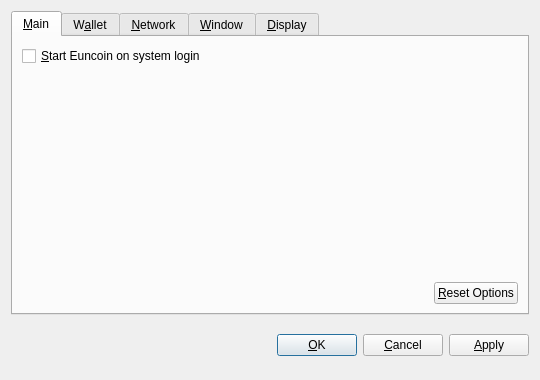
<?xml version="1.0" encoding="UTF-8"?>
<ui version="4.0">
 <class>OptionsDialog</class>
 <widget class="QDialog" name="OptionsDialog">
  <property name="geometry">
   <rect>
    <x>0</x>
    <y>0</y>
    <width>540</width>
    <height>380</height>
   </rect>
  </property>
  <property name="windowTitle">
   <string>Options</string>
  </property>
  <property name="modal">
   <bool>true</bool>
  </property>
  <layout class="QVBoxLayout" name="verticalLayout">
   <item>
    <widget class="QTabWidget" name="tabWidget">
     <property name="tabPosition">
      <enum>QTabWidget::North</enum>
     </property>
     <property name="currentIndex">
      <number>0</number>
     </property>
     <widget class="QWidget" name="tabMain">
      <attribute name="title">
       <string>&amp;Main</string>
      </attribute>
      <layout class="QVBoxLayout" name="verticalLayout_Main">
       <item>
        <widget class="QCheckBox" name="bitcoinAtStartup">
         <property name="toolTip">
          <string>Automatically start Euncoin after logging in to the system.</string>
         </property>
         <property name="text">
          <string>&amp;Start Euncoin on system login</string>
         </property>
        </widget>
       </item>
       <item>
        <spacer name="verticalSpacer_Main">
         <property name="orientation">
          <enum>Qt::Vertical</enum>
         </property>
         <property name="sizeHint" stdset="0">
          <size>
           <width>20</width>
           <height>40</height>
          </size>
         </property>
        </spacer>
       </item>
       <item>
        <layout class="QHBoxLayout" name="horizontalLayout_2_Main">
         <item>
          <spacer name="horizontalSpacer_2_Main">
           <property name="orientation">
            <enum>Qt::Horizontal</enum>
           </property>
           <property name="sizeHint" stdset="0">
            <size>
             <width>40</width>
             <height>20</height>
            </size>
           </property>
          </spacer>
         </item>
         <item>
          <widget class="QPushButton" name="resetButton">
           <property name="toolTip">
            <string>Reset all client options to default.</string>
           </property>
           <property name="text">
            <string>&amp;Reset Options</string>
           </property>
           <property name="autoDefault">
            <bool>false</bool>
           </property>
          </widget>
         </item>
        </layout>
       </item>
      </layout>
     </widget>
     <widget class="QWidget" name="tabWallet">
      <attribute name="title">
       <string>W&amp;allet</string>
      </attribute>
      <layout class="QVBoxLayout" name="verticalLayout_Network">
       <item>
        <widget class="QLabel" name="transactionFeeInfoLabel">
         <property name="text">
          <string>Optional transaction fee per kB that helps make sure your transactions are processed quickly. Most transactions are 1 kB.</string>
         </property>
         <property name="textFormat">
          <enum>Qt::PlainText</enum>
         </property>
         <property name="wordWrap">
          <bool>true</bool>
         </property>
        </widget>
       </item>
       <item>
        <layout class="QHBoxLayout" name="horizontalLayout_1_Main">
         <item>
          <widget class="QLabel" name="transactionFeeLabel">
           <property name="text">
            <string>Pay transaction &amp;fee</string>
           </property>
           <property name="textFormat">
            <enum>Qt::PlainText</enum>
           </property>
           <property name="buddy">
            <cstring>transactionFee</cstring>
           </property>
          </widget>
         </item>
         <item>
          <widget class="BitcoinAmountField" name="transactionFee"/>
         </item>
         <item>
          <spacer name="horizontalSpacer_1_Main">
           <property name="orientation">
            <enum>Qt::Horizontal</enum>
           </property>
           <property name="sizeHint" stdset="0">
            <size>
             <width>40</width>
             <height>20</height>
            </size>
           </property>
          </spacer>
         </item>
        </layout>
       </item>
       <item>
        <widget class="QLabel" name="label">
         <property name="text">
          <string>If you disable the spending of unconfirmed change, the change from a transaction cannot be used until that transaction has at least one confirmation. This also affects how your balance is computed.</string>
         </property>
         <property name="wordWrap">
          <bool>true</bool>
         </property>
        </widget>
       </item>
       <item>
        <widget class="QCheckBox" name="spendZeroConfChange">
         <property name="text">
          <string>Spend unconfirmed change  (experts only)</string>
         </property>
        </widget>
       </item>
       <item>
        <spacer name="verticalSpacer">
         <property name="orientation">
          <enum>Qt::Vertical</enum>
         </property>
         <property name="sizeHint" stdset="0">
          <size>
           <width>20</width>
           <height>40</height>
          </size>
         </property>
        </spacer>
       </item>
      </layout>
     </widget>
     <widget class="QWidget" name="tabNetwork">
      <attribute name="title">
       <string>&amp;Network</string>
      </attribute>
      <layout class="QVBoxLayout" name="verticalLayout_Network">
       <item>
        <widget class="QCheckBox" name="mapPortUpnp">
         <property name="toolTip">
          <string>Automatically open the Euncoin client port on the router. This only works when your router supports UPnP and it is enabled.</string>
         </property>
         <property name="text">
          <string>Map port using &amp;UPnP</string>
         </property>
        </widget>
       </item>
       <item>
        <widget class="QCheckBox" name="connectSocks">
         <property name="toolTip">
          <string>Connect to the Euncoin network through a SOCKS proxy (e.g. when connecting through Tor).</string>
         </property>
         <property name="text">
          <string>&amp;Connect through SOCKS proxy:</string>
         </property>
        </widget>
       </item>
       <item>
        <layout class="QHBoxLayout" name="horizontalLayout_Network">
         <item>
          <widget class="QLabel" name="proxyIpLabel">
           <property name="text">
            <string>Proxy &amp;IP:</string>
           </property>
           <property name="textFormat">
            <enum>Qt::PlainText</enum>
           </property>
           <property name="buddy">
            <cstring>proxyIp</cstring>
           </property>
          </widget>
         </item>
         <item>
          <widget class="QValidatedLineEdit" name="proxyIp">
           <property name="maximumSize">
            <size>
             <width>140</width>
             <height>16777215</height>
            </size>
           </property>
           <property name="toolTip">
            <string>IP address of the proxy (e.g. 127.0.0.1)</string>
           </property>
          </widget>
         </item>
         <item>
          <widget class="QLabel" name="proxyPortLabel">
           <property name="text">
            <string>&amp;Port:</string>
           </property>
           <property name="textFormat">
            <enum>Qt::PlainText</enum>
           </property>
           <property name="buddy">
            <cstring>proxyPort</cstring>
           </property>
          </widget>
         </item>
         <item>
          <widget class="QLineEdit" name="proxyPort">
           <property name="maximumSize">
            <size>
             <width>55</width>
             <height>16777215</height>
            </size>
           </property>
           <property name="toolTip">
            <string>Port of the proxy (e.g. 9050)</string>
           </property>
          </widget>
         </item>
         <item>
          <widget class="QLabel" name="socksVersionLabel">
           <property name="text">
            <string>SOCKS &amp;Version:</string>
           </property>
           <property name="textFormat">
            <enum>Qt::PlainText</enum>
           </property>
           <property name="buddy">
            <cstring>socksVersion</cstring>
           </property>
          </widget>
         </item>
         <item>
          <widget class="QValueComboBox" name="socksVersion">
           <property name="toolTip">
            <string>SOCKS version of the proxy (e.g. 5)</string>
           </property>
          </widget>
         </item>
         <item>
          <spacer name="horizontalSpacer_Network">
           <property name="orientation">
            <enum>Qt::Horizontal</enum>
           </property>
           <property name="sizeHint" stdset="0">
            <size>
             <width>40</width>
             <height>20</height>
            </size>
           </property>
          </spacer>
         </item>
        </layout>
       </item>
       <item>
        <spacer name="verticalSpacer_Network">
         <property name="orientation">
          <enum>Qt::Vertical</enum>
         </property>
         <property name="sizeHint" stdset="0">
          <size>
           <width>20</width>
           <height>40</height>
          </size>
         </property>
        </spacer>
       </item>
      </layout>
     </widget>
     <widget class="QWidget" name="tabWindow">
      <attribute name="title">
       <string>&amp;Window</string>
      </attribute>
      <layout class="QVBoxLayout" name="verticalLayout_Window">
       <item>
        <widget class="QCheckBox" name="minimizeToTray">
         <property name="toolTip">
          <string>Show only a tray icon after minimizing the window.</string>
         </property>
         <property name="text">
          <string>&amp;Minimize to the tray instead of the taskbar</string>
         </property>
        </widget>
       </item>
       <item>
        <widget class="QCheckBox" name="minimizeOnClose">
         <property name="toolTip">
          <string>Minimize instead of exit the application when the window is closed. When this option is enabled, the application will be closed only after selecting Quit in the menu.</string>
         </property>
         <property name="text">
          <string>M&amp;inimize on close</string>
         </property>
        </widget>
       </item>
       <item>
        <spacer name="verticalSpacer_Window">
         <property name="orientation">
          <enum>Qt::Vertical</enum>
         </property>
         <property name="sizeHint" stdset="0">
          <size>
           <width>20</width>
           <height>40</height>
          </size>
         </property>
        </spacer>
       </item>
      </layout>
     </widget>
     <widget class="QWidget" name="tabDisplay">
      <attribute name="title">
       <string>&amp;Display</string>
      </attribute>
      <layout class="QVBoxLayout" name="verticalLayout_Display">
       <item>
        <layout class="QHBoxLayout" name="horizontalLayout_1_Display">
         <item>
          <widget class="QLabel" name="langLabel">
           <property name="text">
            <string>User Interface &amp;language:</string>
           </property>
           <property name="textFormat">
            <enum>Qt::PlainText</enum>
           </property>
           <property name="buddy">
            <cstring>lang</cstring>
           </property>
          </widget>
         </item>
         <item>
          <widget class="QValueComboBox" name="lang">
           <property name="toolTip">
            <string>The user interface language can be set here. This setting will take effect after restarting Euncoin.</string>
           </property>
          </widget>
         </item>
        </layout>
       </item>
       <item>
        <layout class="QHBoxLayout" name="horizontalLayout_2_Display">
         <item>
          <widget class="QLabel" name="unitLabel">
           <property name="text">
            <string>&amp;Unit to show amounts in:</string>
           </property>
           <property name="textFormat">
            <enum>Qt::PlainText</enum>
           </property>
           <property name="buddy">
            <cstring>unit</cstring>
           </property>
          </widget>
         </item>
         <item>
          <widget class="QValueComboBox" name="unit">
           <property name="toolTip">
            <string>Choose the default subdivision unit to show in the interface and when sending coins.</string>
           </property>
          </widget>
         </item>
        </layout>
       </item>
       <item>
        <widget class="QCheckBox" name="displayAddresses">
         <property name="toolTip">
          <string>Whether to show Euncoin addresses in the transaction list or not.</string>
         </property>
         <property name="text">
          <string>&amp;Display addresses in transaction list</string>
         </property>
        </widget>
       </item>
       <item>
        <widget class="QCheckBox" name="coinControlFeatures">
         <property name="toolTip">
          <string>Whether to show coin control features or not.</string>
         </property>
         <property name="text">
          <string>Display coin &amp;control features (experts only!)</string>
         </property>
        </widget>
       </item>
       <item>
        <spacer name="verticalSpacer_Display">
         <property name="orientation">
          <enum>Qt::Vertical</enum>
         </property>
         <property name="sizeHint" stdset="0">
          <size>
           <width>20</width>
           <height>40</height>
          </size>
         </property>
        </spacer>
       </item>
      </layout>
     </widget>
    </widget>
   </item>
   <item>
    <layout class="QHBoxLayout" name="horizontalLayout_Buttons">
     <item>
      <spacer name="horizontalSpacer_1">
       <property name="orientation">
        <enum>Qt::Horizontal</enum>
       </property>
       <property name="sizeHint" stdset="0">
        <size>
         <width>40</width>
         <height>48</height>
        </size>
       </property>
      </spacer>
     </item>
     <item>
      <widget class="QLabel" name="statusLabel">
       <property name="font">
        <font>
         <weight>75</weight>
         <bold>true</bold>
        </font>
       </property>
       <property name="text">
        <string/>
       </property>
       <property name="textFormat">
        <enum>Qt::PlainText</enum>
       </property>
       <property name="wordWrap">
        <bool>true</bool>
       </property>
      </widget>
     </item>
     <item>
      <spacer name="horizontalSpacer_2">
       <property name="orientation">
        <enum>Qt::Horizontal</enum>
       </property>
       <property name="sizeHint" stdset="0">
        <size>
         <width>40</width>
         <height>48</height>
        </size>
       </property>
      </spacer>
     </item>
     <item>
      <widget class="QPushButton" name="okButton">
       <property name="text">
        <string>&amp;OK</string>
       </property>
      </widget>
     </item>
     <item>
      <widget class="QPushButton" name="cancelButton">
       <property name="text">
        <string>&amp;Cancel</string>
       </property>
       <property name="autoDefault">
        <bool>false</bool>
       </property>
      </widget>
     </item>
     <item>
      <widget class="QPushButton" name="applyButton">
       <property name="text">
        <string>&amp;Apply</string>
       </property>
       <property name="autoDefault">
        <bool>false</bool>
       </property>
      </widget>
     </item>
    </layout>
   </item>
  </layout>
 </widget>
 <customwidgets>
  <customwidget>
   <class>BitcoinAmountField</class>
   <extends>QSpinBox</extends>
   <header>bitcoinamountfield.h</header>
  </customwidget>
  <customwidget>
   <class>QValueComboBox</class>
   <extends>QComboBox</extends>
   <header>qvaluecombobox.h</header>
  </customwidget>
  <customwidget>
   <class>QValidatedLineEdit</class>
   <extends>QLineEdit</extends>
   <header>qvalidatedlineedit.h</header>
  </customwidget>
 </customwidgets>
 <resources/>
 <connections/>
</ui>
